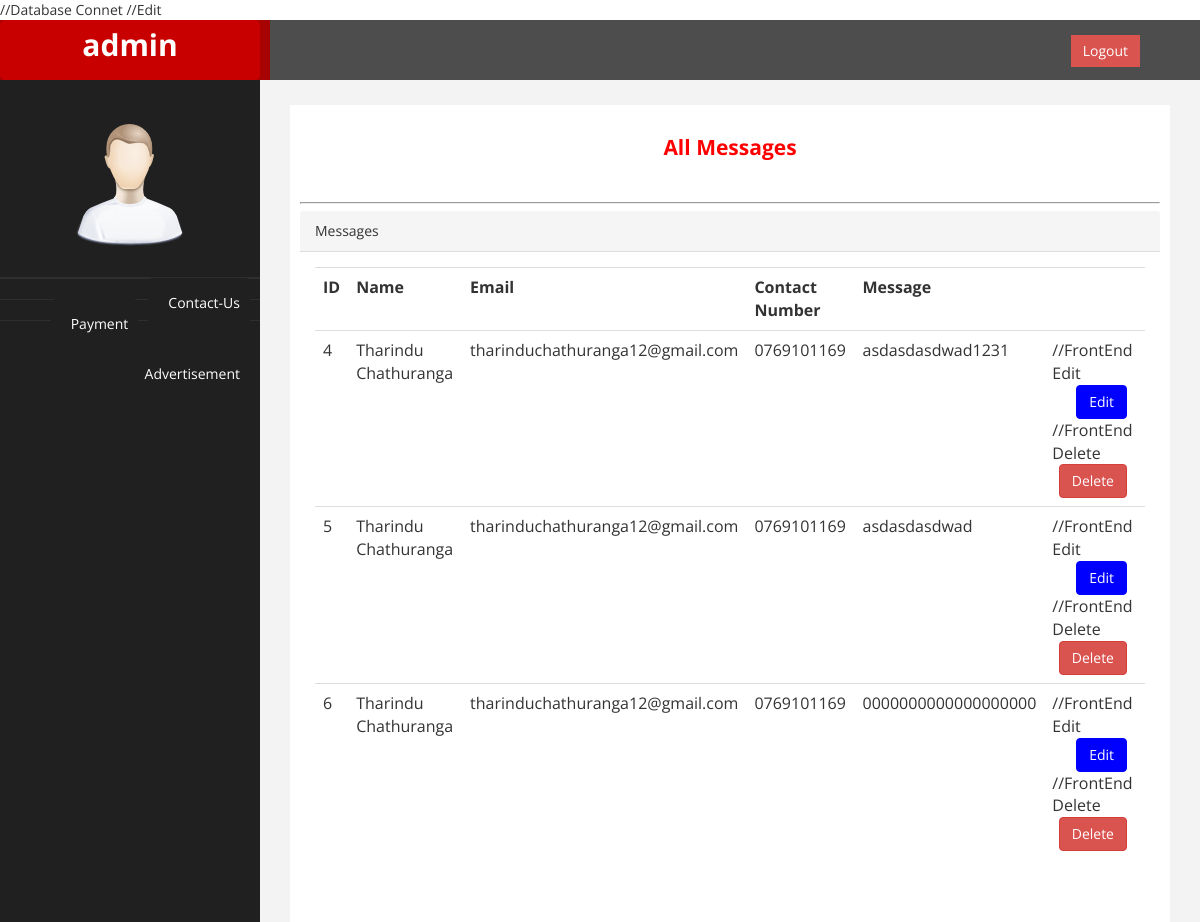
Page /admin/contact.php on the committed database.
### tables this page shows
CREATE TABLE `contactus` (
  `id` int(11) NOT NULL,
  `name` varchar(100) NOT NULL,
  `email` varchar(300) NOT NULL,
  `number` varchar(100) NOT NULL,
  `message` varchar(1000) NOT NULL
);

### admin/contact.php (the view, shortened to what this page needs)
<?php
include 'db.php';
?>
<!DOCTYPE html>
<html >
<head>
    <link href="assets/css/style.css?v=<?php echo time();  ?>" rel="stylesheet" />
    <link href="assets/css/custom.css?v=<?php echo time();  ?>" rel="stylesheet" />
</head>
<body>
    //Edit
    <div id="wrapper">
        <nav class="navbar navbar-default navbar-cls-top " role="navigation" style="margin-bottom: 0">
            <div class="navbar-header">
                <a class="navbar-brand" href="index.html">admin</a>
            </div>
  <div style="color: white;
padding: 15px 50px 5px 50px;
float: right;
font-size: 16px;">  <a href="logout.php" class="btn btn-danger square-btn-adjust">Logout</a> </div>
        </nav>
                <nav class="navbar-default navbar-side" role="navigation">
            <div class="sidebar-collapse">
                <ul class="nav" id="main-menu">
				<li class="text-center">
                    <img src="assets/img/find_user.png" class="user-image img-responsive"/>
					</li>
                    <li>
                        <a  href="contact.php"><i class="fa fa-qrcode fa-3x"></i>Contact-Us</a>
                    </li>
                    <br>
                    <li>
                        <a  href="payment.php"><i class="fa fa-qrcode fa-3x"></i>Payment</a>
                    </li>
                    <br>
                    <li>
                        <a  href="ad.php"><i class="fa fa-qrcode fa-3x"></i> Advertisement</a>
                    </li>
                </ul>
            </div>
        </nav>
        <div id="page-wrapper" >
            <div id="page-inner">
                <div class="row">
                    <div class="col-md-12">
                     <h2>All Messages</h2>
                    </div>
                </div>
                 <hr />
           <div class="col-md-6">
                    <div class="panel panel-default">
                        <div class="panel-heading">
                            Messages
                        </div>
                        <div class="panel-body">
                            <div class="table-responsive">
                            <?php
                                    $result = $con-> query("SELECT * FROM contactus") or die($con->error);
                                    ?>
                                <table class="table">
                                    <thead>
                                        <tr>
                                            <th>ID</th>
                                            <th>Name</th>
                                            <th>Email</th>
                                            <th>Contact Number</th>
                                            <th>Message</th>
                                            <th></th>
                                        </tr>
                                    </thead>
                                    <tbody>
                                        <?php while ($row = $result->fetch_assoc()): ?>
                                            <tr>
                                                <td><?php echo $row['id']; ?></td>
                                                <td><?php echo $row['name']; ?></td>
                                                <td><?php echo $row['email']; ?></td>
                                                <td><?php echo $row['number']; ?></td>
                                                <td><?php echo $row['message']; ?></td>
                                                <td>
                                   //FrontEnd Edit     <a href= "editcontact.php?edit=<?php echo $row['id'];?>" class="btn btn-info">Edit</a>
                                   //FrontEnd Delete  <a href= "deletecontact.php?delete=<?php echo $row['id']; ?>" class="btn btn-danger" onClick="return confirm('Are you sure you want to delete?')">Delete</a>
                                                </td>
                                            </tr>
                                        <?php endwhile; ?>
                                    </tbody>
                                </table>
                            </div>
                        </div>
                    </div>
                </div>
            </div>
</body>
</html>

### admin/assets/css/style.css (style rules this page uses)
html { font-family: sans-serif; -webkit-text-size-adjust: 100%; -ms-text-size-adjust: 100%; }
body { margin: 0; }
table { border-spacing: 0; border-collapse: collapse; }
td, th { padding: 0; }
* { -webkit-box-sizing: border-box; -moz-box-sizing: border-box; box-sizing: border-box; }
*:before, *:after { -webkit-box-sizing: border-box; -moz-box-sizing: border-box; box-sizing: border-box; }
html { font-size: 62.5%; -webkit-tap-highlight-color: rgba(0, 0, 0, 0); }
body { font-family: "Helvetica Neue", Helvetica, Arial, sans-serif; font-size: 14px; line-height: 1.42857143; color: #333; background-color: #fff; }
a { color: #428bca; text-decoration: none; }
th { text-align: left; }
.table { width: 100%; margin-bottom: 20px; }
.table > thead > tr > th, .table > tbody > tr > th, .table > tfoot > tr > th, .table > thead > tr > td, .table > tbody > tr > td, .table > tfoot > tr > td { padding: 8px; line-height: 1.42857143; vertical-align: top; border-top: 1px solid #ddd; }
.btn { display: inline-block; padding: 6px 12px; margin-bottom: 0; font-size: 14px; font-weight: normal; line-height: 1.42857143; text-align: center; white-space: nowrap; vertical-align: middle; cursor: pointer; -webkit-user-select: none; -moz-user-select: none; -ms-user-select: none; user-select: none; background-image: none; border: 1px solid transparent; border-radius: 4px; }
.btn-danger { color: #fff; background-color: #d9534f; border-color: #d43f3a; }
.btn-info { color: #fff; background-color: blue; border-color: blue; }
.nav { padding-left: 0; margin-bottom: 0; list-style: none; }
.nav > li > a { position: relative; display: block; padding: 10px 15px; }
@media (min-width: 768px) { .navbar-header { float: left; } }
.navbar-brand { float: left; height: 50px; padding: 15px 15px; font-size: 18px; line-height: 20px; }
.panel-body { padding: 15px; }
.panel-heading { padding: 10px 15px; border-bottom: 1px solid transparent; border-top-left-radius: 3px; border-top-right-radius: 3px; }
.panel-default > .panel-heading { color: #333; background-color: #f5f5f5; border-color: #ddd; }
.nav:before, .nav:after, .navbar:before, .navbar:after, .navbar-header:before, .navbar-header:after, .navbar-collapse:before, .navbar-collapse:after, .panel-body:before, .panel-body:after, .modal-footer:before, .modal-footer:after { display: table; content: " "; }
.nav:after, .navbar:after, .navbar-header:after, .navbar-collapse:after, .pager:after, .panel-body:after, .modal-footer:after { clear: both; }
h2 { text-align: center; margin-bottom: 40px; }
a { float: right; background: #555; padding: 10px 15px; color: #fff; border-radius: 5px; margin-right: 10px; border: none; text-decoration: none; }

### admin/assets/css/custom.css (style rules this page uses)
body { font-family: 'Open Sans', sans-serif; }
#wrapper { width: 100%; background:#202020; }
#page-wrapper { padding: 15px 15px; min-height: 600px; background:#F3F3F3; }
#page-inner { width:100%; margin:10px 20px 10px 0px; background-color:#fff!important; padding:10px; min-height:1200px; }
.text-center { text-align:center; }
h2 { color: #f00; }
.square-btn-adjust { border: 0px solid transparent; -webkit-border-radius: 0px; -moz-border-radius: 0px; border-radius: 0px; }
.user-image { margin: 25px auto; -webkit-border-radius: 10px; -moz-border-radius: 10px; border-radius: 10px; max-height:170px; max-width:170px; }
.navbar-cls-top .navbar-brand { color: #fff; background: #C90000; width: 260px; text-align: center; height: 60px; font-size: 30px; font-weight: 700; }
.sidebar-collapse , .sidebar-collapse .nav { background:none; }
.sidebar-collapse .nav { padding:0; }
.sidebar-collapse .nav > li > a { color:#fff; background:#202020; text-shadow:none; }
.sidebar-collapse > .nav > li > a { padding:15px 10px; }
.sidebar-collapse > .nav > li { border-bottom: 1px solid rgba(107, 108, 109, 0.19); }
.navbar-side { border:none; background-color: #202020; }
.navbar-cls-top { background:#4D4D4D; border-bottom:none; }
.navbar-default { border:0px solid black; }
.navbar-header { background: #A70303; }
@media (min-width:768px) { #page-wrapper { margin: 0 0 0 260px; padding: 15px 30px; min-height: 1200px; } }
@media (min-width:768px) { .navbar-side { z-index: 1; position: absolute; width: 260px; } }
@media (min-width:768px) { .navbar { border-radius: 0px; } }

### rows in the picture
contactus: id "4", name "Tharindu Chathuranga", email "tharinduchathuranga12@gmail.com", number "0769101169", message "asdasdasdwad1231"
contactus: id "5", name "Tharindu Chathuranga", email "tharinduchathuranga12@gmail.com", number "0769101169", message "asdasdasdwad"
contactus: id "6", name "Tharindu Chathuranga", email "tharinduchathuranga12@gmail.com", number "0769101169", message "0000000000000000000"
